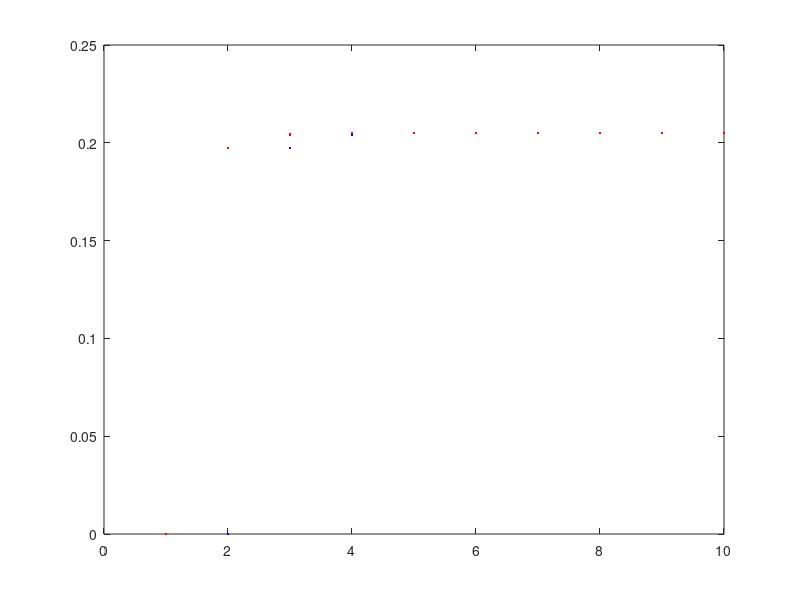

Recreate this plot in MATLAB. (Note: this script raises an error after producing the figure.)
%========================================================================
% Exemplo do Paper de VRFT nao linear
% real system: y(k)=0.9y(k-1)^3+tanh(u(t-1))
%========================================================================
close all; clear all;
clc;
P=path;
path(P,'../functions')
%========================================================================
% init
%========================================================================
model.Ts=1;
model.N=10;
%model.dim=4;
%model.a_regress = [1 0 1 2];
%model.eul= [0 1 1 1];

% input signal
t = 0:1:model.N-1;
u = ones(model.N, 1)*.2; %(square(0.01*pi*t)');
% u = (square(0.01*pi*t)')*.1;
%========================================================================
% real system
%========================================================================
y=zeros(model.N, 1);
r_virt=zeros(model.N, 1);
y(1)=0;
for k=2:model.N
   y(k)=0.9*y(k-1)^3+tanh(u(k-1)); 
end

%========================================================================
% Model reference - this behavior is exactly what we wish
% y(t)=r(t-1)
% we can use here u(t) as r(t), it is in open loop
% r_virt(k)=y(k+1)
%========================================================================
% first calculate the virtual referece, where 
for k=1:model.N-1
   r_virt(k+1)=y(k);
end

%========================================================================
% input of controler = e(t)=r(t)-y(t)
e=r_virt-y;
plot(r_virt,'b.')
hold
plot(y, 'r.')
%========================================================================
% control identification part:
% select the model
% u(t)=u(t-1)+(0.2+\theta)e(t)-\theta e(t-1)

model.dim=3;
model.a_regress = [1 0 1];
model.eul= [0 1 1 ];
teta=f_calc_mmq_theta(model, u, e)


m_rat.n_dim   = 3;
m_rat.dim     = 3;
% to indo do
m_rat.a_exp    = [1 1 1];
m_rat.a_signal_type      = [1 2 2];
m_rat.a_regress    = [1 0 1];
% tels if there is some non linearity like (y(k-a)^b)*(y(k-c)^d)
% r = 3 u = 2 y=1 none =0
m_rat.b_signal_type = [0 0 0];
% tels the d param
m_rat.b_exp = [0 0 0];
% tels the C param
m_rat.b_regress = [0 0 0];

m_rat.error_in_account = true
%% Simulation parameters
simul=struct('N', model.N, 'nEstimates', 100, 'np', 0.5, 'maxError', 0.01, 'l', 100, 'diffConv', .1);
ret = f_rational_model(simul, m_rat, u, [u(1)], e)
aux=zeros(simul.nEstimates ,1)
aux(:,1)=ret(:,2)+ret(:,3)
f_draw_elipse(aux(:,1), -ret(:,3), 0, 0)



